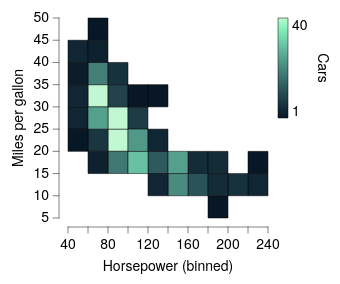

Vega-Lite specification for this chart:
### Vega-Lite specification from a JSON file in a GitHub repository (floating-point values rounded to 4 significant figures; data arrays with more than 128 entries replaced by an {"elided": "..."} marker saying what was removed)
{"background": null, "config": {"arc": {"fill": "#DBDBDB", "fillOpacity": 1.0, "innerRadius": 25.0, "padAngle": 0.03, "stroke": "black", "strokeOpacity": 1, "strokeWidth": 0.25}, "area": {"fill": "#DBDBDB", "fillOpacity": 1.0, "stroke": "black", "strokeOpacity": 1, "strokeWidth": 0.25}, "axis": {"domain": true, "domainCap": "round", "domainColor": "black", "domainWidth": 0.25, "grid": false, "gridCap": "round", "gridColor": "#F1F1F1", "gridDash": [0, 0], "gridOpacity": 1.0, "gridWidth": 0.25, "labelColor": "black", "labelFont": "Helvetica Neue", "labelFontSize": 7, "labelFontStyle": "normal", "labelFontWeight": 400, "offset": 4.5, "ticks": true, "tickCap": "round", "tickColor": "black", "tickRound": false, "tickSize": 3, "tickWidth": 0.25, "titleColor": "black", "titleFont": "Helvetica Neue", "titleFontSize": 7, "titleFontStyle": "normal", "titleFontWeight": 400}, "axisX": {"domain": true, "labelAlign": "center", "labelAngle": 0, "labels": true, "ticks": true, "translate": 0}, "axisY": {"domain": true, "labelAlign": "right", "labelAngle": 0, "labels": true, "ticks": true, "translate": 0}, "axisRight": {"domain": true, "labelAlign": "left", "labelAngle": 0, "labels": true, "ticks": true, "translate": 0}, "axisTop": {"domain": true, "labelAlign": "center", "labelAngle": 0, "labels": true, "ticks": true, "translate": 0}, "axisBand": {"tickOffset": 0}, "bar": {"fill": "#DBDBDB", "fillOpacity": 1.0, "stroke": "black", "strokeOpacity": 1, "strokeWidth": 0.25}, "boxplot": {"size": 9.0, "ticks": {"cornerRadius": 0.25, "fill": "black", "size": 4.5, "thickness": 0.25}, "box": {"fillOpacity": 1.0, "stroke": "black", "strokeOpacity": 1, "strokeWidth": 0.25}, "median": {"fill": "black", "fillOpacity": 1.0, "size": 9.0, "thickness": 0.25}, "rule": {"fill": "black", "fillOpacity": 1.0, "size": 10.0, "stroke": "black", "strokeDash": [0, 0], "strokeOpacity": 1, "strokeWidth": 0.25}, "outliers": {"color": "black", "fill": "black", "fillOpacity": 1.0, "size": 0, "stroke": "black", "strokeOpacity": 1, "strokeWidth": 0.25}}, "circle": {"fill": "black", "fillOpacity": 1.0, "size": 0.5, "stroke": null, "strokeOpacity": 1, "strokeWidth": 0.25}, "errorband": {"band": {"fillOpacity": 0.6, "stroke": null, "strokeWidth": 0.25, "strokeOpacity": 1}, "borders": {"opacity": 0, "strokeOpacity": 0.25, "strokeWidth": 1}}, "errorbar": {"opacity": 1, "rule": {"strokeDash": [0, 0], "strokeWidth": 0.25}, "ticks": {"color": "black", "cornerRadius": 0.125, "opacity": 1, "size": 6.0, "thickness": 0.25}, "thickness": 0.25}, "font": "Helvetica Neue", "geoshape": {"fill": "#DBDBDB", "fillOpacity": 1.0, "stroke": "black", "strokeOpacity": 1, "strokeWidth": 0.25}, "header": {"labelColor": "black", "labelFont": "Helvetica Neue", "labelFontSize": 7, "labelFontStyle": "normal", "labelFontWeight": 400, "titleColor": "black", "titleFont": "Helvetica Neue", "titleFontSize": 7, "titleFontStyle": "normal", "titleFontWeight": 400, "titlePadding": 0}, "legend": {"disable": false, "offset": 4.5, "titlePadding": 4, "labelOffset": 2, "gradientLabelOffset": 2, "gradientLength": 50.0, "gradientThickness": 5.0, "gradientOpacity": 1.0, "gradientStrokeColor": "black", "gradientStrokeWidth": 0.25, "labelColor": "black", "labelFont": "Helvetica Neue", "labelFontSize": 7, "labelFontStyle": "normal", "labelFontWeight": 400, "strokeColor": "black", "strokeWidth": 0, "symbolSize": 42, "symbolStrokeColor": "black", "symbolStrokeWidth": 0.25, "titleColor": "black", "titleFont": "Helvetica Neue", "titleFontSize": 7, "titleFontStyle": "normal", "titleFontWeight": 400}, "line": {"color": "black", "stroke": "black", "strokeCap": "round", "strokeDash": [0, 0], "strokeOpacity": 1, "strokeWidth": 0.375}, "point": {"filled": true, "fill": "#DBDBDB", "fillOpacity": 1.0, "size": 5.0, "stroke": "black", "strokeOpacity": 1, "strokeWidth": 0.25}, "range": {"category": ["#C6D9F1", "#F1C9CB", "#FEF0B9", "#CEE37A", "#7AA8E0", "#E589A3", "#FDDD5D", "#68B961", "#4177B1", "#C35082", "#E5C227", "#438156"], "diverging": {"scheme": ["#C35082", "#CE6D94", "#D989A7", "#E2A4BA", "#EABFCE", "#F1DBE2", "#F6F6F6", "#D7E0EB", "#B9CBE0", "#9BB6D5", "#7DA1C9", "#5F8CBD", "#4177B1"]}, "heatmap": {"scheme": ["#081726", "#132936", "#1E3D46", "#295157", "#366666", "#427C76", "#4F9385", "#5CAB95", "#6AC3A4", "#78DCB0", "#89F3BA", "#C1F7D2"]}, "ordinal": {"scheme": ["#F1F1F1", "#DBDBDB", "#C6C6C6", "#B2B2B2", "#9D9D9D", "#898989", "#767676", "#636363", "#515151", "#404040", "#2F2F2F", "#1F1F1F"]}, "ramp": {"scheme": ["#DFE9F7", "#C6D9F1", "#ADC8EC", "#94B8E6", "#7AA8E0", "#6097DA", "#4D87CA", "#4177B1", "#386898", "#2F597F", "#264A69", "#1D3A58"]}}, "rule": {"color": "black", "stroke": "black", "strokeCap": "round", "strokeDash": [2, 2], "strokeOpacity": 1, "strokeWidth": 0.25}, "scale": {"bandPaddingInner": 0.1, "bandPaddingOuter": 0.1, "round": false}, "rect": {"fill": "#DBDBDB", "fillOpacity": 1.0, "stroke": "black", "strokeOpacity": 1, "strokeWidth": 0.25}, "square": {"fill": "#DBDBDB", "fillOpacity": 1.0, "size": 10.0, "stroke": "black", "strokeOpacity": 1, "strokeWidth": 0.25}, "text": {"color": "black", "font": "Helvetica Neue", "fontSize": 7, "fontStyle": "normal", "fontWeight": 400}, "title": {"anchor": "middle", "frame": "group", "color": "black", "font": "Helvetica Neue", "fontSize": 7, "fontStyle": "normal", "fontWeight": 400, "subtitleColor": "black", "subtitleFont": "Helvetica Neue", "subtitleFontSize": "Helvetica Neue", "subtitleFontStyle": "normal", "subtitleFontWeight": 400}, "view": {"continuousWidth": 100, "continuousHeight": 100, "discreteWidth": 100, "discreteHeight": 100, "fill": null, "stroke": null, "strokeWidth": 0.25}}, "data": {"name": "data-7285c4e2e195e5a75737a34913199f5f"}, "mark": {"type": "rect"}, "encoding": {"color": {"aggregate": "count", "title": "Cars", "type": "quantitative", "legend": {"titleOrient": "right"}}, "x": {"bin": {"maxbins": 12}, "field": "Horsepower", "type": "quantitative"}, "y": {"bin": {"maxbins": 12}, "field": "Miles_per_Gallon", "title": "Miles per gallon", "type": "quantitative"}}, "$schema": "https://vega.github.io/schema/vega-lite/v6.4.1.json", "datasets": {"data-7285c4e2e195e5a75737a34913199f5f": {"elided": "392 records"}}}
